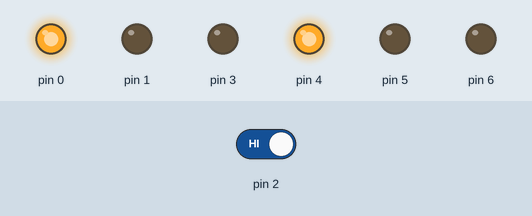
Simulated run of this sketch. Board: Arduino Uno, built with avr-gcc and run on an emulated ATmega328P. Shown: output pins drawn as LEDs (lit = HIGH). Inputs (shaded band) come from the test bench; at power-on: pin 2 HIGH.

Above: at 21.1 s.
21.2 s: pin 2 driven LOW
At 22.3 s:
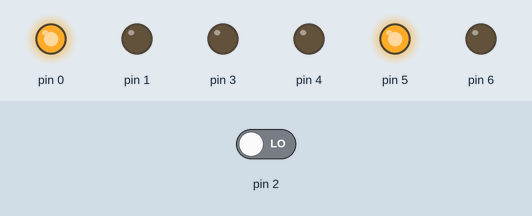
At 29.0 s:
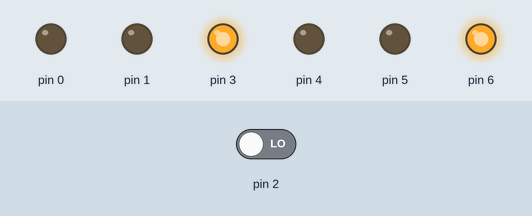
Timing chart, 0 to 30.5 s (numbered marks = the images above; inputs shaded):
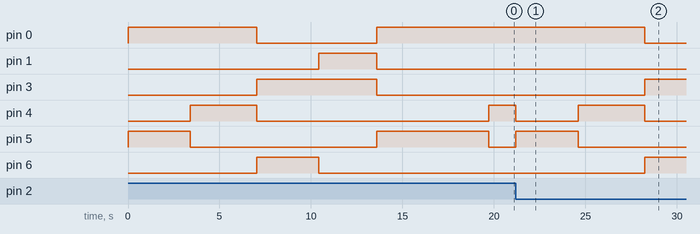

Measured:
- after the input at 21.2 s, pin 1: stays LOW (without the input it goes to HIGH after 5.5 s); pin 4: HIGH → LOW after 0.00 s instead of 2.2 s; pin 5: LOW → HIGH after 0.00 s instead of 8.7 s

The sketch:

semaforo.ino
```cpp
double MachineCounter = 300000;
double Timer1 = 0;
double Timer2 = 0;
double Timer3 = 0;
double Timer4 = 0;
double Timer5 = 0;

void setup() {

  // put your setup code here, to run once:
  pinMode(0, OUTPUT);
  pinMode(1, OUTPUT);
  pinMode(2, INPUT);

  pinMode(3, OUTPUT);
  pinMode(4, OUTPUT);
  pinMode(5, OUTPUT);
  pinMode(6, OUTPUT);
  Timer1 = MachineCounter / 5;
  Timer2 = (MachineCounter / 5) * 2;
  Timer3 = (MachineCounter / 5) * 3;
  Timer4 = (MachineCounter / 5) * 4;
  Timer5 = MachineCounter;
  attachInterrupt(digitalPinToInterrupt(2), Cambiar, FALLING);

}

void loop() {

  // put your main code here, to run repeatedly:
  if(MachineCounter < Timer1)
  {
      EncenderRojo1();
      ApagarAmarillo1();
      ApagarVerde1();
      ApagarRojo2();
      ApagarAmarillo2();
      EncenderVerde2();
  }
  else if (MachineCounter < Timer2 && MachineCounter > Timer1)
  {
      ApagarRojo1();
      EncenderAmarillo1();
      ApagarVerde1();
      EncenderRojo2();
      ApagarAmarillo2();
      ApagarVerde2();
  }
  else if (MachineCounter < Timer3 && MachineCounter > Timer2)
  {
      ApagarRojo1();
      ApagarAmarillo1();
      EncenderVerde1();
      EncenderRojo2();
      ApagarAmarillo2();
      ApagarVerde2();
  }
  else if (MachineCounter < Timer4 && MachineCounter > Timer3)
  {
      EncenderRojo1();
      ApagarAmarillo1();
      ApagarVerde1();
      ApagarRojo2();
      EncenderAmarillo2();
      ApagarVerde2();
  }
  else
  {
      EncenderRojo1();
      ApagarAmarillo1();
      ApagarVerde1();
      ApagarRojo2();
      ApagarAmarillo2();
      EncenderVerde2();
  }

  if(MachineCounter == 0)
  {
    MachineCounter = Timer5;
  }
  else
  {
    MachineCounter--;
  }

}

void EncenderRojo1 (void)
{
  digitalWrite(0,HIGH);
}

void ApagarRojo1 (void)
{
  digitalWrite(0,LOW);
}

void EncenderRojo2 (void)
{
  digitalWrite(3,HIGH);
}

void ApagarRojo2 (void)
{
  digitalWrite(3,LOW);
}

void EncenderAmarillo1 (void)
{
  digitalWrite(1,HIGH);
}

void ApagarAmarillo1 (void)
{
  digitalWrite(1,LOW);
}

void EncenderAmarillo2 (void)
{
  digitalWrite(4,HIGH);
}

void ApagarAmarillo2 (void)
{
  digitalWrite(4,LOW);
}


void EncenderVerde1 (void)
{
  digitalWrite(6,HIGH);
}

void ApagarVerde1 (void)
{
  digitalWrite(6,LOW);
}

void EncenderVerde2 (void)
{
  digitalWrite(5,HIGH);
}

void ApagarVerde2 (void)
{
  digitalWrite(5,LOW);
}

void Cambiar (void)
{
  MachineCounter = 0;
}
```
